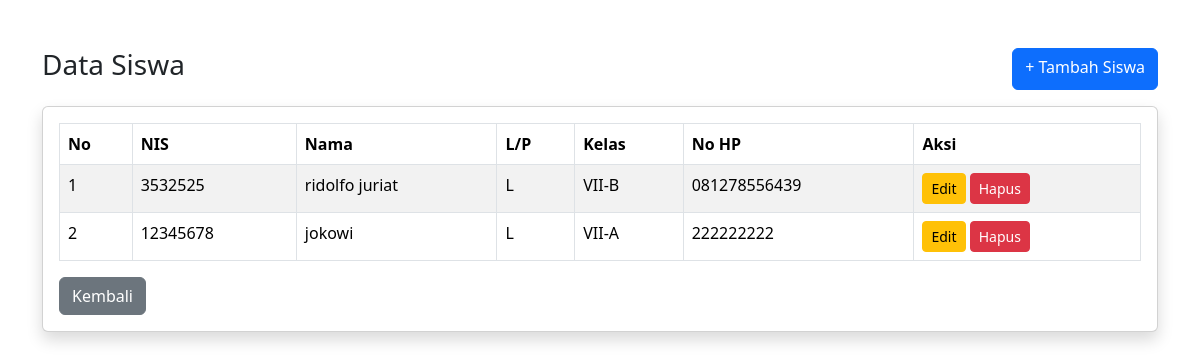
The page /siswa/siswa_index.php (signed in) on the database its author committed.
### tables this page shows
CREATE TABLE `siswa` (
  `id_siswa` int(11) NOT NULL,
  `nis` varchar(20) NOT NULL,
  `nisn` varchar(20) DEFAULT NULL,
  `nama_siswa` varchar(100) NOT NULL,
  `jenis_kelamin` enum('L','P') NOT NULL,
  `tempat_lahir` varchar(50) DEFAULT NULL,
  `tanggal_lahir` date DEFAULT NULL,
  `alamat` text DEFAULT NULL,
  `kelas` varchar(20) DEFAULT NULL,
  `nama_orang_tua` varchar(100) DEFAULT NULL,
  `no_hp` varchar(20) DEFAULT NULL,
  `status` enum('aktif','tidak_aktif') DEFAULT 'aktif',
  `created_at` timestamp NOT NULL DEFAULT current_timestamp()
);

### siswa/siswa_index.php (the view, shortened to what this page needs)
<?php
include "../config/koneksi.php";
$data = mysqli_query($conn,
    "SELECT * FROM siswa ORDER BY id_siswa DESC"
);
?>
<!DOCTYPE html>
<html lang="id">
<head>
<link href="https://cdn.jsdelivr.net/npm/bootstrap@5.3.3/dist/css/bootstrap.min.css"
rel="stylesheet">
</head>
<body>
<div class="container mt-5">
<div class="d-flex justify-content-between mb-3">
<h3>Data Siswa</h3>
<a href="tambah.php"
   class="btn btn-primary">
   + Tambah Siswa
</a>
</div>
<div class="card shadow">
<div class="card-body">
<table class="table table-bordered table-striped">
<thead>
<tr>
<th>No</th>
<th>NIS</th>
<th>Nama</th>
<th>L/P</th>
<th>Kelas</th>
<th>No HP</th>
<th>Aksi</th>
</tr>
</thead>
<tbody>
<?php
$no = 1;
while ($row = mysqli_fetch_assoc($data)):
?>
<tr>
<td><?= $no++ ?></td>
<td><?= htmlspecialchars($row['nis']) ?></td>
<td><?= htmlspecialchars($row['nama_siswa']) ?></td>
<td><?= $row['jenis_kelamin'] ?></td>
<td><?= htmlspecialchars($row['kelas']) ?></td>
<td><?= htmlspecialchars($row['no_hp']) ?></td>
<td>
<a href="edit.php?id=<?= $row['id_siswa'] ?>"
   class="btn btn-warning btn-sm">
   Edit
</a>
<a href="hapus.php?id=<?= $row['id_siswa'] ?>"
   onclick="return confirm('Hapus data siswa?')"
   class="btn btn-danger btn-sm">
   Hapus
</a>
</td>
</tr>
<?php endwhile; ?>
</tbody>
</table>
<a href="../dashboard.php"
   class="btn btn-secondary">
   Kembali
</a>
</div>
</div>
</div>
</body>
</html>

### rows shown on the page
siswa: nis "3532525", nama_siswa "ridolfo juriat", jenis_kelamin "L", kelas "VII-B", no_hp "081278556439"
siswa: nis "12345678", nama_siswa "jokowi", jenis_kelamin "L", kelas "VII-A", no_hp "222222222"
